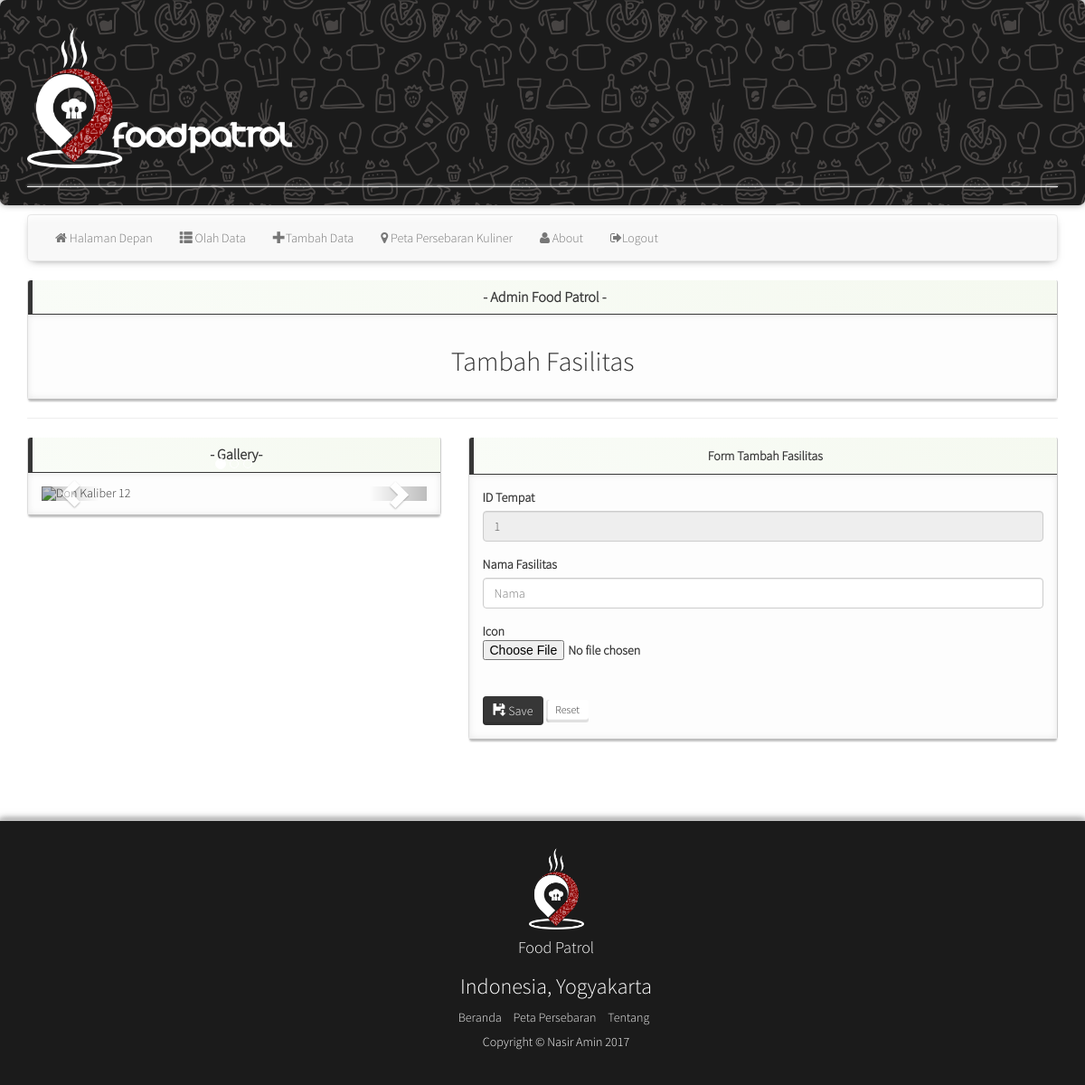
Page /tambah_fasilitas.php on the earlier database version.
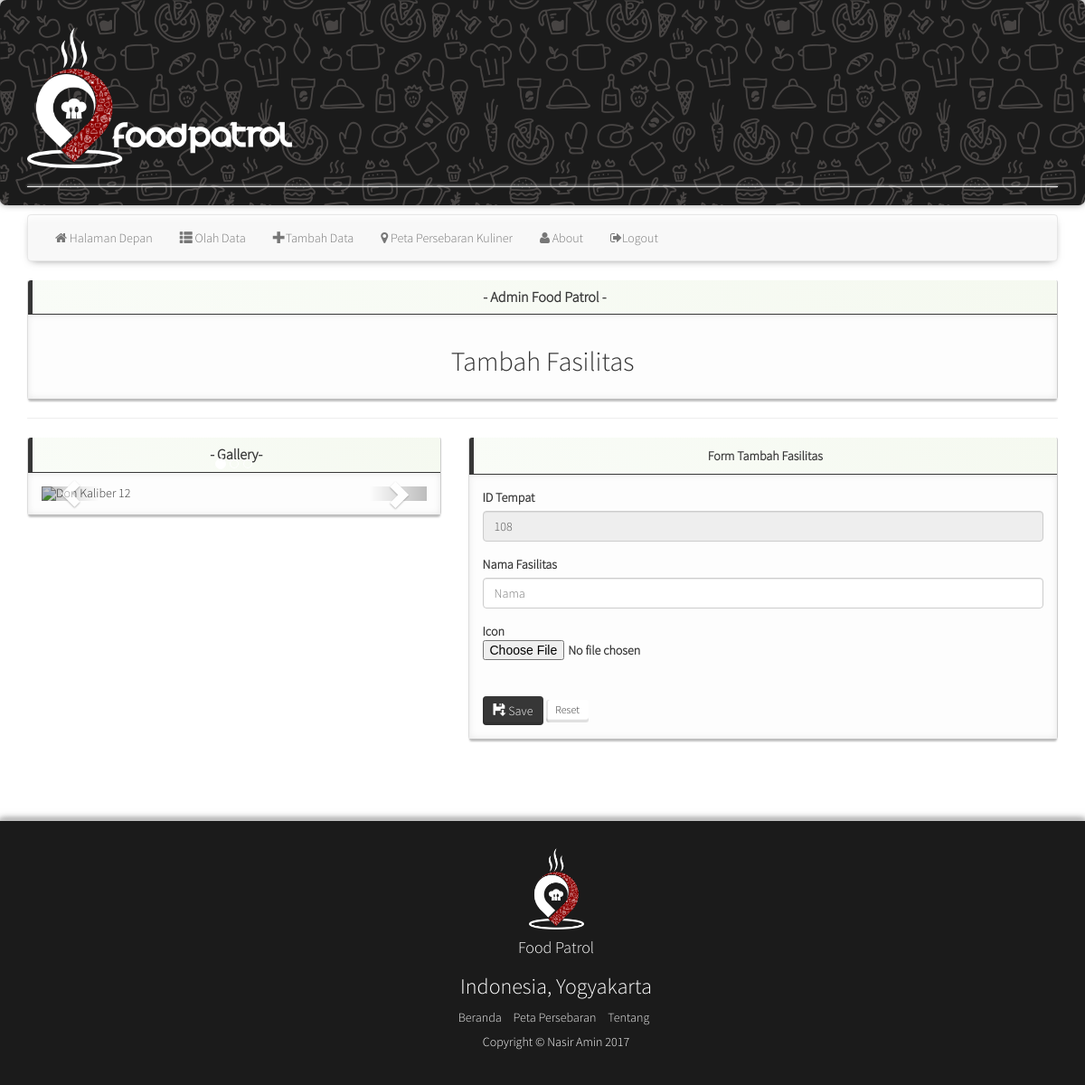
Same page on the later database version.
### tables this page shows
CREATE TABLE `fasilitas` (
  `id_fasilitas` int(20) NOT NULL,
  `nama_fasilitas` varchar(100) NOT NULL,
  `url` varchar(255) NOT NULL
);

### tambah_fasilitas.php (the view, shortened to what this page needs)
<?php
$title = "Admin Food Patrol";
include_once "header.php";
include_once "koneksi.php";
$query = "SELECT id_fasilitas FROM fasilitas ORDER BY id_fasilitas DESC LIMIT 1";
$result = mysql_query($query, $koneksi);
$row = mysql_fetch_array($result);
$last_id = $row["id_fasilitas"];
$new_id = $last_id + 1;
?>
      <div class="row">
        <div class="col-md-12">
          <div class="panel panel-info panel-dashboard">
            <div class="panel-heading centered">
              <h2 class="panel-title"><strong> - <?php echo $title ?> - </strong></h2>
            </div>
            <div class="panel-body centered">
                     <h2>Tambah Fasilitas</h2>
                    </div>
              </div>
                  <hr />
                  <div class="row">
 <div class="col-md-5">
          <div class="panel panel-info panel-dashboard">
            <div class="panel-heading centered">
              <h2 class="panel-title"><strong> - Gallery- </strong></h4>
            </div>
            <div class="panel-body">
             <div id="myCarousel" class="carousel slide" data-ride="carousel">
    <ol class="carousel-indicators">
      <li data-target="#myCarousel" data-slide-to="0" class="active"></li>
      <li data-target="#myCarousel" data-slide-to="1"></li>
      <li data-target="#myCarousel" data-slide-to="2"></li>
    </ol>
    <div class="carousel-inner">
      <div class="item active">
        <img src="upload_foto/DONKALIBER12.jpg"   alt="Don Kaliber 12" style="width:100%;">
      </div>
    </div>
    <a class="left carousel-control" href="#myCarousel" data-slide="prev">
      <span class="glyphicon glyphicon-chevron-left"></span>
    </a>
    <a class="right carousel-control" href="#myCarousel" data-slide="next">
      <span class="glyphicon glyphicon-chevron-right"></span>
    </a>
  </div>
            </div>
          </div>
        </div>
                   <div class="col-md-7">
                     <div class="panel panel-info panel-dashboard">
                        <div class="panel-heading centered">
                             Form Tambah Fasilitas
                        </div>
                       <div class="panel-body">
                  <form  method="post" enctype="multipart/form-data" name="form"  action="input_fasilitas.php">
   <div class="form-group">
    <label class="col-form-label" for="id_tempat">ID Tempat</label>
   <input type="text" class="form-control" name="id_fasilitas"   placeholder="ID"  readonly="readonly" value="<?php echo $new_id; ?>">
  </div>
  <div class="form-group">
    <label class="col-form-label" for="nama">Nama Fasilitas </label>
   <input type="text" class="form-control" name="nama_fasilitas" required placeholder="Nama" >
  </div>
<div class="form-group">
    <label class="custom-file" >Icon
    <input class="custom-file-input" type="file" name="url" placeholder="foto" />
 </div>
  <br>
   <button class="btn btn-primary" type="submit" name="submit" id="submit" value="submit" ><span class="glyphicon glyphicon-floppy-save"></span>&nbsp;Save</button> <button type="reset" class="btn btn-default btn-sm">Reset</button></div>
 </div>
            </div>
          </div></div></div></div>
<?php include_once "footer.php" ?>

Differences in the rows shown:
added fasilitas: id_fasilitas "108"
Other differences:
form field id_fasilitas: "1" → (not shown)
